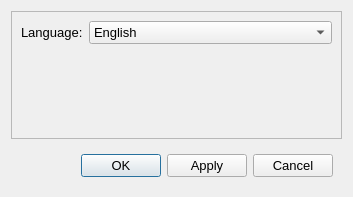
<?xml version="1.0" encoding="UTF-8"?>
<ui version="4.0">
 <class>SettingsDialog</class>
 <widget class="QDialog" name="SettingsDialog">
  <property name="geometry">
   <rect>
    <x>0</x>
    <y>0</y>
    <width>353</width>
    <height>197</height>
   </rect>
  </property>
  <property name="windowTitle">
   <string>Settings</string>
  </property>
  <layout class="QVBoxLayout" name="verticalLayout">
   <item>
    <widget class="QScrollArea" name="scrollArea">
     <property name="font">
      <font>
       <pointsize>10</pointsize>
      </font>
     </property>
     <property name="widgetResizable">
      <bool>true</bool>
     </property>
     <widget class="QWidget" name="scrollAreaWidgetContents">
      <property name="geometry">
       <rect>
        <x>0</x>
        <y>0</y>
        <width>333</width>
        <height>129</height>
       </rect>
      </property>
      <layout class="QFormLayout" name="formLayout">
       <item row="0" column="0">
        <widget class="QLabel" name="label">
         <property name="font">
          <font>
           <pointsize>10</pointsize>
          </font>
         </property>
         <property name="text">
          <string>Language:</string>
         </property>
        </widget>
       </item>
       <item row="0" column="1">
        <widget class="QComboBox" name="languageComboBox">
         <property name="font">
          <font>
           <pointsize>10</pointsize>
          </font>
         </property>
         <item>
          <property name="text">
           <string>English</string>
          </property>
         </item>
         <item>
          <property name="text">
           <string>Simplified Chinese(简体中文)</string>
          </property>
         </item>
         <item>
          <property name="text">
           <string>German(Deutsch)</string>
          </property>
         </item>
        </widget>
       </item>
      </layout>
     </widget>
    </widget>
   </item>
   <item>
    <widget class="QWidget" name="widget" native="true">
     <property name="font">
      <font>
       <pointsize>10</pointsize>
      </font>
     </property>
     <layout class="QHBoxLayout" name="horizontalLayout">
      <item>
       <spacer name="horizontalSpacer">
        <property name="font">
         <font>
          <pointsize>10</pointsize>
         </font>
        </property>
        <property name="orientation">
         <enum>Qt::Horizontal</enum>
        </property>
        <property name="sizeHint" stdset="0">
         <size>
          <width>40</width>
          <height>20</height>
         </size>
        </property>
       </spacer>
      </item>
      <item>
       <widget class="QPushButton" name="okButton">
        <property name="font">
         <font>
          <pointsize>10</pointsize>
         </font>
        </property>
        <property name="text">
         <string>OK</string>
        </property>
       </widget>
      </item>
      <item>
       <widget class="QPushButton" name="applyButton">
        <property name="font">
         <font>
          <pointsize>10</pointsize>
         </font>
        </property>
        <property name="text">
         <string>Apply</string>
        </property>
       </widget>
      </item>
      <item>
       <widget class="QPushButton" name="cancelButton">
        <property name="font">
         <font>
          <pointsize>10</pointsize>
         </font>
        </property>
        <property name="text">
         <string>Cancel</string>
        </property>
       </widget>
      </item>
     </layout>
    </widget>
   </item>
  </layout>
 </widget>
 <resources/>
 <connections/>
</ui>
